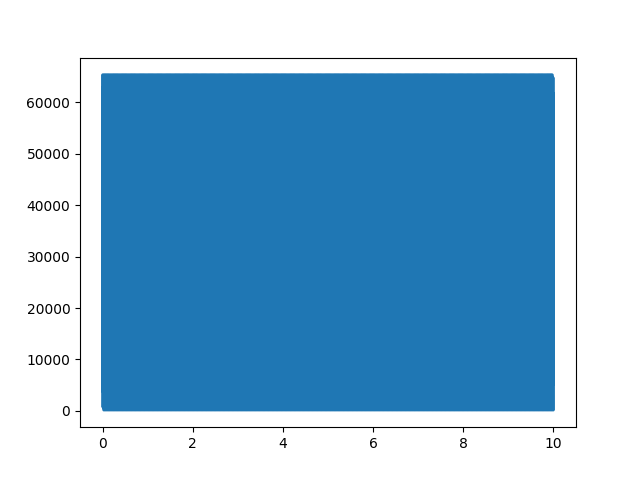

Write Python code to recreate this figure.
# /// script
# requires-python = ">=3.12"
# dependencies = [
#   "numpy",
#   "matplotlib",
# ]
# ///


import numpy as np
import matplotlib
matplotlib.use("TkAgg") # or 'Qt5Agg', 'Qt6Agg', 'WXAgg', 'GTK3Agg', etc.
import matplotlib.pyplot as plt

NUM_SAMPLES = int(5e6)
SAMPLES_PER_SECOND = 500000.
FULL_SCALE_RANGE = (1 << 16) - 1 # 16 bit resolution
SECONDS = NUM_SAMPLES/SAMPLES_PER_SECOND

filename = f"channel_0.bin"

t = np.linspace(0, SECONDS, NUM_SAMPLES)
x = np.zeros(NUM_SAMPLES)

# make sine wave. offset it to uint16 range: 0-65535
for freq in [440, 480]:
    x += (np.sin(2 * np.pi * freq * t)+1)/2 * FULL_SCALE_RANGE/2

plt.plot(t, x, label=filename)
print(f"Writing result to file: {filename}")
with open(filename, "wb") as file:
    x.astype("<u2").tofile(file)

plt.show()
#plt.savefig('ringing_tone.png')
